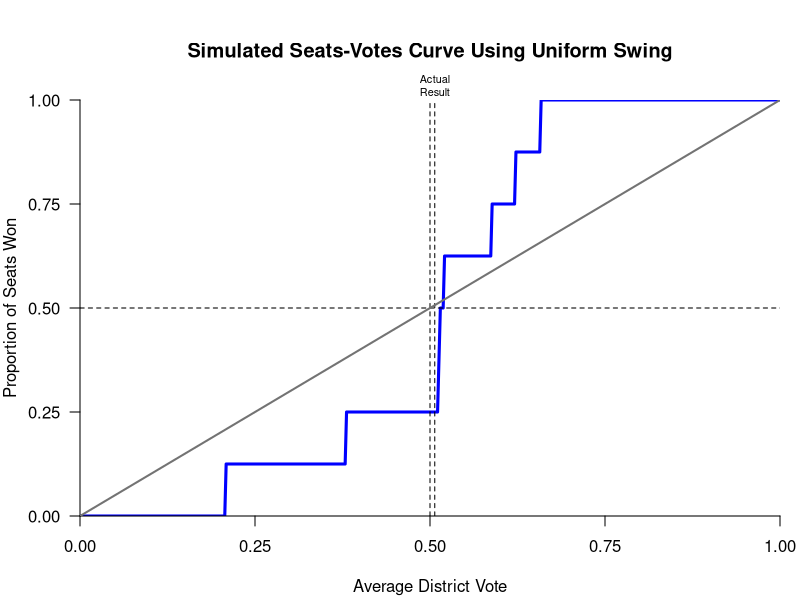

The R script that drew this image: (Note: this script raises an error after producing the figure.)
## ---- chunk 1
knitr::opts_chunk$set(echo = TRUE)
library(pscl)
library(tidyverse)
## ---- chunk 2
#example of generating curve
mn_example <- read.csv("exampleData.csv")

map1d <- mn_example %>%
  filter(map == 1) %>%
  select(voteshareD)

map1r <- mn_example %>%
  filter(map == 1) %>%
  select(voteshareR)

map1d_sv <- seatsVotes(map1d)
map1r_sv <- seatsVotes(map1r)

plot(map1d_sv, legend = FALSE, col = "blue")
par(new=TRUE)
add_line(map1r_sv, col = "red")

#example using function
sv_curve(mn_example,89) #arguments are data set and map #
## ---- chunk 3
#function to generate pair of functions (dem/rep)
sv_curve <- function(data, map_choice){
  map1d <- data %>%
  filter(map == map_choice) %>%
  select(voteshareD)

  map1r <- data %>%
  filter(map == map_choice) %>%
  select(voteshareR)

map1d_sv <- seatsVotes(map1d)
map1r_sv <- seatsVotes(map1r)

par(new=FALSE)
plot(map1d_sv, col = "blue")
par(new=TRUE)
add_line(map1r_sv, col = "red")
}
## ---- chunk 4
#adjusted plot.seatsVotes function, stripped of some info so it layers cleaner (**it can still be made much cleaner**)
add_line <-  function (x, type = c("seatsVotes", "density"), legend = "bottomright", 
    transform = FALSE, col, ...) 
{
    if (!inherits(x, "seatsVotes")) 
        cat("plot.svCurve only defined for objects of class seatsVotes\n")
    type <- match.arg(type)
    cl <- match.call()
    if (type == "seatsVotes") {
        oldpar <- par()
        par(mar = c(4.2, 4, 5, 1), las = 1)
        if (is.null(cl$xlab)) 
            xlab <- "Average District Vote"
        else xlab <- cl$xlab
        if (is.null(cl$ylab)) 
           ylab <- "Proportion of Seats Won"
        else ylab <- cl$ylab
        if (is.null(cl$xlim)) 
            xlim <- c(0, 1)
        else xlim <- cl$xlim
        if (is.null(cl$ylim)) 
            ylim <- c(0, 1)
        else ylim <- cl$ylim
        if (is.null(cl$xaxs)) 
            xaxs <- "i"
        else xaxs <- cl$xaxs
        if (is.null(cl$yaxs)) 
            yaxs <- "i"
        else yaxs <- cl$yaxs
        plot(x$v, x$s, type = "l", lwd = 3, axes = FALSE, xaxs = xaxs, 
            yaxs = yaxs, xlim = xlim, ylim = ylim, xlab = xlab, 
            ylab = ylab, col=col, ...)
        axis(1, at = seq(0, 1, by = 0.25))
        axis(2, at = seq(0, 1, by = 0.25))
        abline(v = mean(x$x, na.rm = TRUE), lty = 2, col = col)
        par(oldpar)
    }
    if (type == "density") {
        if (is.null(cl$title)) {
            if (is.null(x$desc)) 
                titleString <- "Density"
            else titleString <- paste("Density,", x$desc)
        }
        else titleString <- cl$title
        if (is.null(cl$xlab)) 
            xlab <- "Vote Shares"
        else xlab <- cl$xlab
        if (is.null(cl$ylab)) 
            ylab <- ""
        else ylab <- cl$ylab
        if (transform) {
            transFunc <- function(x) {
                v <- log(x/(1 - x))
                beta <- sqrt(3)
                xstar <- v * beta
                exp(xstar)/(1 + exp(xstar))
            }
            xLocal <- transFunc(x$x)
        }
        else xLocal <- x$x
        plot(density(xLocal, na.rm = TRUE, from = min(xLocal, 
            na.rm = TRUE), to = max(xLocal, na.rm = TRUE), ...), 
            xlab = xlab, ylab = ylab, main = titleString, axes = FALSE)
        if (transform) {
            tcks <- pretty(x$x)
            tcks <- transFunc(tcks)
            axis(1, at = tcks, labels = pretty(x$x))
        }
        else axis(1)
        rug(xLocal)
    }
    invisible(NULL)
}
